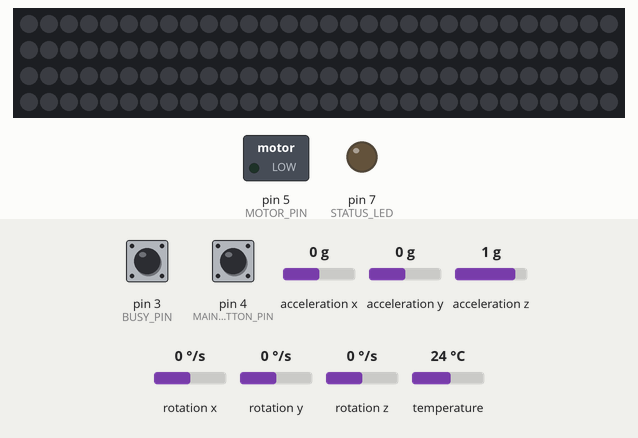
Bench run of a sketch on a simulated Arduino Uno, built with avr-gcc and run on an emulated ATmega328P. Parts: 120 RGB LEDs in strip order, left to right, continuing on the next row, switched loads named in the sketch (green lamp = pin HIGH), output pins drawn as LEDs (lit = HIGH). Inputs (shaded band) come from the test bench; at power-on: pin 3 (BUSY_PIN) LOW, pin 4 (MAIN_BUTTON_PIN) LOW, acceleration x 0 g, acceleration y 0 g, acceleration z 1 g, rotation x 0 °/s, rotation y 0 °/s, rotation z 0 °/s, temperature 24 °C. Dim RGB values are drawn brighter than linear; random numbers use the default seed unless the sketch sets one; the audio player accepts every command and is not drawn; what the sketch prints to the serial monitor is not drawn.

Above: at 1.0 s.
1.1 s: pin 3 (BUSY_PIN) pulsed HIGH 5 times (0.12 s each, 0.3 s apart)
4.1 s: pin 4 (MAIN_BUTTON_PIN) pulled HIGH for 0.15 s
At 4.75 s:
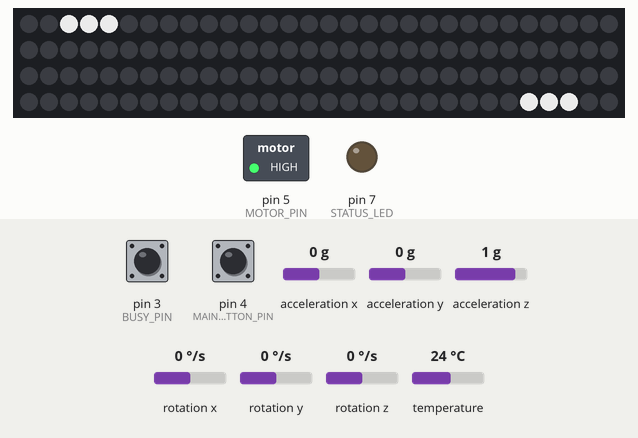
At 6.3 s:
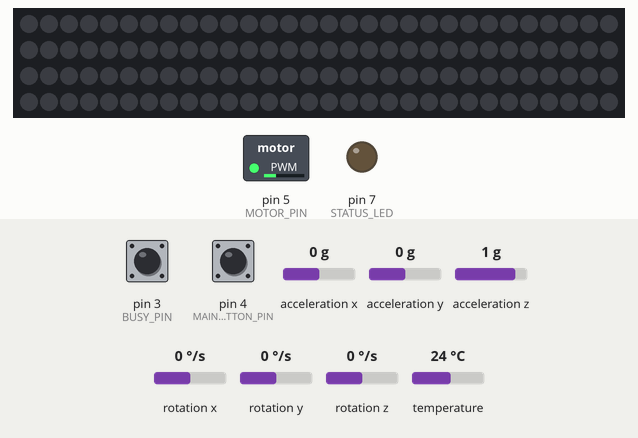
6.6 s: pin 4 (MAIN_BUTTON_PIN) pulled HIGH for 1 s
Timing chart, 0 to 9.6 s (numbered marks = the images above; inputs shaded):
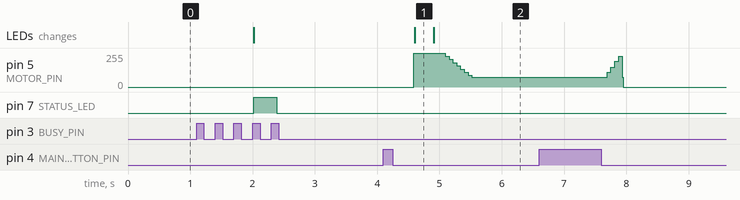

Measured:
- after the input at 4.1 s, the LEDs: change after 0.50 s (image 1)

The sketch:

ThunderSaberOS.ino
```cpp
/*

---------- ThunderSaberOS_V3 By YEB ----------

MPU 6050, DFPlayer mini ve 60LED/m WS2812B ile çalışması için tasarlanmıştır,
arduino nano ve uno üzerinde test edilmiştir.

Parametreleri HotPlug windows üzerinden GUI ile kontrol etmek için;
Yine benim tarafımdan yazılan "ThunderSaber Helper App" ile beraber çalışır.

Son revizyon: 2024

-Yusuf Emre Bilir

*/


/*TODO:
-Clash tespiti & efekti
-Hit tespiti & efekti
-Windows uygulamasını tamamla
-Smooth swing için adaptif idle ses sistemi


/*---------- Kütüphaneler ----------*/

#include "Sounds.h"
#include "Memory.h"
#include "ComCodes.h"

#include <EEPROM.h>
#include <FastLED.h>
#include <DFPlayerMini_Fast.h>
#include <SoftwareSerial.h>
#include <Adafruit_MPU6050.h>

/*---------- Pre-Proccessor Değerler ----------*/

#define DEBUG false                  //Seri monitör vs. için debug ayarı. Açık olması Arduinoyu bir miktar yavaşlatır.
#define DEBUG_SOUND false

#define NUM_LEDS 120                //Bıçaktaki LED sayısı.
#define CHIPSET WS2812B             //LED şerit tipi.

#define STATUS_LED 7                //Durum bildirme ledi.
#define BLADE_LED_PIN 6             //LED şeritin data pini.
#define MOTOR_PIN 5                 //Titreşim motorunun pini.
#define MAIN_BUTTON_PIN 4           //Açma/Kapama butonu pini.
#define BUSY_PIN 3                  //DFplayer'ın meşgullük bildiren pini, Çalıyor = 0, Boşta = 1

#define SFX_FILE_COUNT 10
#define MEMORY_ADRESS_COUNT 13


/*---------- İç Değişkenler ----------*/       //Elle DEĞİŞTİRİLMEMESİ gereken değişkenler.

CRGB colorPresets[7] = {CRGB(0, 0, 255), CRGB(0, 255, 0), CRGB(0, 0, 255),
CRGB(255, 255, 0), CRGB(255, 0, 255), CRGB(255, 255, 255), CRGB(255, 0, 0)};
CRGB currentBladeColor;
byte colorPresetIndex = 1;
byte movementValue, prevMovementValue;
byte internalVolume, prevInternalVolume;
byte errorCounter = 0, buttonClickCount = 0;
byte brightness, flickerBrightness;
byte UflickerBrightnessR, UflickerBrightnessG, UflickerBrightnessB;
byte unstableLedToFlicker;
byte hitEffectIndex = 0;
bool impactEffectNeeded = false;
sensors_event_t accel, gyro, temp;
byte sumAccel, sumGyro;
unsigned long ignitionMillis, flickerMillis, soundEngineMillis, soundFadeMillis;
unsigned long ignitionSoundFadeTimer, bladeSwitchCooldownTimer, mainButtonFunctionTimer, appSerialTimer;
unsigned long impactEffectTimer;
unsigned int randomFlicker = 0;
int currentLed1 = 0, currentLed2 = NUM_LEDS - 1;
bool saberIsOn = false, mainButtonState = false, switchingBlade = false, flickered = false;
bool soundFading = false, moving = false, colorChangeOverride = false, holdingButton = false;
void emptyFunction(){}; //Eğer app bağlantısı yoksa loop içinde kaynak harcamamak için delegate'e atanacak fonk.
void (*appInterfaceDelegate)() = emptyFunction; //Loop içinde dönecek app arayüzünün delegate fonksiyonu.


/*---------- Objeler ----------*/

SoftwareSerial FPSerial(/*tx =*/10, /*rx =*/11);
CRGB leds[NUM_LEDS];
DFPlayerMini_Fast df;
Adafruit_MPU6050 mpu;


/*---------- Parametreler ----------*/    //Belli özellikleri kişiselleştirmek için gelişmiş seçenekler.

//IŞIK
byte bladeIsUnstable = 0;                     //Bıçağın dengesizce yanıp sönmesini sağlar, 0 yada 1 (kylo ren efekti).
byte unstabilityIntensity = 60;               //Aynı anda yakıp söndürülecek led sayısı.
byte unstableFlickerFreqLimit = 1;            //Bıçağın titreme frekansının üst sınırı, 0 ile bu değer arasında rastgele oluşturulur.

CRGB bladeColor; //Bıçak rengi.
byte customBladeColor_R = 255;
byte customBladeColor_G = 255;
byte customBladeColor_B = 255;

byte flickerFreqLimit = 100;           //Bıçağın titreme frekansının üst sınırı, 0 ile bu değer arasında rastgele oluşturulur.
byte flickerBrightnessPercent = 75;    //Bıçağın titreme yaparken düşeceği parlaklık yüzdesi.

byte impactEffectLenght = 10;          //Darbe efektinin renkler arasındaki geçiş hızı (ms).

byte ignitionSpeed = 5;                //Ateşleme/Geri çekme hızı, Azaldıkça hızlanır.
byte ledPerStep = 2;                   //Her ateşleme adımında yakılacak LED miktarı.


//SES
byte idleVolume = 15;                  //Ses seviyesi, yükseltmek sallama efektini güçsüzleştirir. Önerilen Max: 20
byte soundEngineFreq = 50;             //Ses motoru denetleme frekansı, azaldıkça hassaslık artar, tutarlılık azalır. Min: 50
int ignitionSoundFadeLenght = 200;     //Ateşleme sesinin ateşleme bittikten sonra varsayılana dönmesi için verilen süre (ms).
byte soundPackIndex = 0;               //Ses efekti paketinin indexi.


//TİTREŞİM
byte idleMotorPower = 75;              //Hareketsiz durumdayken titreşim motoru gücü, Min: 75, Max: 150
byte maxMotorPower = 255;              //Motorun çıkabileceği maksimum güç, Max: 255


//BUTON
int bladeSwitchCooldownLenght = 1500;  //Ateşleme tetiklendikten sonra yeniden tetiklenebilmesi için geçmesi gereken gereken süre (ms).
int mainButtonFunctionLenght = 400;    //Ana butona basıldıktan sonra başka fonksiyonları tetiklemek için arka arkaya basmalar arasındaki max süre (ms).

byte hitSensitivity = 10;
byte clashBreakSensitivity = 5;

byte* configurableParameters[MEMORY_ADRESS_COUNT+1] =
{&colorPresetIndex, &bladeIsUnstable, &unstabilityIntensity,
&customBladeColor_R, &customBladeColor_G, &customBladeColor_B,
&flickerFreqLimit, &flickerBrightnessPercent, &ignitionSpeed,
&ledPerStep, &idleVolume, &soundPackIndex, &idleMotorPower, &maxMotorPower};


/*---------- Başlangıç Fonksiyonları ----------*/


//MARK:TryConnectToApp
void tryConnectToApp()
{
  for (byte i = 0; i < 3; i++)
  {
    Serial.write(COM_OFFER_CODE); //Uygulamaya çağrı gönder.
    delay(50);
    if (Serial.read() == COM_EXPECTED_RESPONSE_CODE)  //Beklenen cevap gelirse;
    {
      Serial.write(COM_SUCCESSFULL);  //Uygulamaya bağlandığını bildir.
      appInterfaceDelegate = changeParametersWithApp; //App bağlantısı varsa delegate'e gerçek fonskiyonu ata.

      #if DEBUG
      Serial.println(F("Windows uygulamasina baglandi"));
      #endif

      return; //Fonksiyondan çık.
    }
    else
    {
      Serial.write(COM_FAILED); //Uygulamaya beklentinin karşılanmadığını bildir.

      #if DEBUG
      Serial.println(F("Windows uygulama baglantisi basarisiz yeniden deneniyor."));
      #endif

      delay(50); //Beklenen cevap gelmezse biraz bekle ve yeniden dene.
    }
  }

  //3 kere denenmesine rağmen uygulamaya bağlanamazsa denemeyi bırak:
  #if DEBUG
  Serial.println(F("Windows uygulamasi tespit edilemedi. Rutine devam ediliyor."));
  #endif

  //Serial.end();
}


//MARK:RememberChoices
void rememberChoices()
{
  colorPresetIndex = EEPROM.read(COLOR_PRESET_MEMORY);
  bladeColor = colorPresets[colorPresetIndex];
  if (colorPresetIndex == 0)
  {
    applyPreset(EEPROM.read(CUSTOM_PRESET_MEMORY));
  }
}


//MARK:SetPins
void setPins()
{
  pinMode(MOTOR_PIN, OUTPUT);
  pinMode(STATUS_LED, OUTPUT);

  pinMode(MAIN_BUTTON_PIN, INPUT);
  pinMode(BUSY_PIN, INPUT);
}


//MARK:LedIntialize
void ledInitialize()
{
  FastLED.addLeds<CHIPSET, BLADE_LED_PIN, GRB>(leds, NUM_LEDS);
  fill_solid(leds, NUM_LEDS, CRGB::Black);
  brightness = 255;
  FastLED.setBrightness(brightness);
  FastLED.show();
  preCalculateFlickerBrightness();
  randomSeed(analogRead(0));
}


//MARK:DFPlayerInitialize
void DFPlayerInitialize()
{
  FPSerial.begin(9600);
  if(!df.begin(FPSerial, false))
  {
    errorCounter++;
    #if DEBUG
    Serial.println(F("DFplayer hata"));
    #endif
  }
  delay(1000);        //DFplayerMini yavaş bir komponenttir, komutlar arası zamana ihtiyaç duyar.
  df.reset();
  delay(100);
  df.stop();
  delay(100);
  df.volume(idleVolume);
  internalVolume = idleVolume;
  prevInternalVolume = internalVolume;
}


//MARK:MPUInitialize
void MPUInitialize()
{
  if(!mpu.begin())
  {
    errorCounter++;
    #if DEBUG
    Serial.println(F("mpu hata"));
    #endif
  }
  mpu.setAccelerometerRange(MPU6050_RANGE_16_G);
  mpu.setGyroRange(MPU6050_RANGE_2000_DEG);
  mpu.setFilterBandwidth(MPU6050_BAND_21_HZ);
}


//MARK:CatchErrors
void catchErrors()
{
  if (errorCounter > 0)
  {
    delay(500);

    #if DEBUG
    df.play(SFX_BOOT_FAIL_FUNNY);
    Serial.println(F(">UYARI: Hata/Hatalar tespit edildi<"));
    #else
    df.play(SFX_BOOT_FAIL);
    #endif

    while (true)
    {
      digitalWrite(STATUS_LED, 0);
      delay(1000/errorCounter);
      digitalWrite(STATUS_LED, 1);
      delay(1000/errorCounter);
    }
  }
}


//MARK:FinalizeSetup
void finalizeSetup()
{
  digitalWrite(STATUS_LED, 1);
  df.play(SFX_BOOT_SUCCESS);
  haltUntilEndOfTrack();
  df.loop(SFX_STANDBY);
  delay(50);
  internalVolume = 30;
  df.volume(internalVolume);
  digitalWrite(STATUS_LED, 0);
  #if DEBUG
  Serial.println(F(">Baslatma basarili<"));
  #endif
}


//MARK:setup
void setup()
{
  //Başlangıç rutini:
  Serial.begin(9600);
  tryConnectToApp();
  setPins();
  rememberChoices();
  DFPlayerInitialize();
  MPUInitialize();
  ledInitialize();
  catchErrors();
  finalizeSetup();
}


//MARK:loop
void loop()
{
  //Döngü rutini:
  checkMainButton();
  flicker();
  impactEffect();
  fadeSound();
  soundEngine();
  switchBlade();
  appInterfaceDelegate();
}


/*---------- Sistem Fonksiyonlar ----------*/


//MARK:CheckMainButton
void checkMainButton()
{
  if ((millis() - mainButtonFunctionTimer > mainButtonFunctionLenght+1000) && buttonClickCount != 0 && holdingButton)
  {
    applyPreset(buttonClickCount);
    sSB_Override();
    buttonClickCount = 0;
  }
  else if ((millis() - mainButtonFunctionTimer > mainButtonFunctionLenght) && buttonClickCount != 0 && !holdingButton)
  {
    switch (buttonClickCount)
    {
      case 1:
        startSwitchingBlade();
        break;

      case 2:
        changeBladeColor();
        break;

      default:
        break;
    }

    buttonClickCount = 0;
  }

  if (!digitalRead(MAIN_BUTTON_PIN)) {mainButtonState = false; holdingButton = false; return;}
  if (mainButtonState) {holdingButton = true; return;}
  if (digitalRead(MAIN_BUTTON_PIN) && !mainButtonState) {mainButtonState = true;}

  buttonClickCount++;
  mainButtonFunctionTimer = millis();
}


//MARK:ApplyPreset
void applyPreset(byte presetIndex)
{
  colorPresetIndex = 0;
  EEPROM.update(COLOR_PRESET_MEMORY, colorPresetIndex);
  EEPROM.update(CUSTOM_PRESET_MEMORY, presetIndex);

  for (byte i = 1; i <= MEMORY_ADRESS_COUNT; i++)
  {
    *configurableParameters[i] = EEPROM.read(MEMORY_ADRESS_COUNT*presetIndex + i);

    #if DEBUG
    Serial.print(F(">"));
    Serial.print(i);
    Serial.print(F(". Parametre uygulandi: "));
    Serial.println(*configurableParameters[i]);
    #endif
  }

  bladeColor = CRGB(customBladeColor_R, customBladeColor_G, customBladeColor_B);

  #if DEBUG
  Serial.print(presetIndex);
  Serial.println(F(". On ayar uygulandi"));
  #endif
}


//MARK:SavePreset
//indexleme 1'den başlar.
void savePreset(byte presetIndex)    //Preset kaydetme fonksiyonu.
{
  for (byte i = 1; i <= MEMORY_ADRESS_COUNT; i++)
  {
    EEPROM.update(MEMORY_ADRESS_COUNT*presetIndex + i, *configurableParameters[i]);

    #if DEBUG
    Serial.print(F(">"));
    Serial.print(i);
    Serial.print(F(". Parametre guncellendi: "));
    Serial.println(*configurableParameters[i]);
    #endif
  }
  #if DEBUG
  Serial.print(presetIndex);
  Serial.println(F(". On ayar yuvasi yazildi."));
  #endif
  delay(1000);
}


//MARK:ChangeWithApp
void changeParametersWithApp()
{
  if(Serial.available() != 2) {return;}

  byte parameterIndex = Serial.read();
  byte value = Serial.read();

  if (parameterIndex == COM_SAVE_PRESET)
  {
    savePreset(value);
  }
  else
  {
    *configurableParameters[parameterIndex] = value;

    if (parameterIndex == COM_BLADE_R, COM_BLADE_G, COM_BLADE_B)
    {
      bladeColor = CRGB(customBladeColor_R, customBladeColor_G, customBladeColor_B);
      fill_solid(leds, NUM_LEDS, bladeColor);
    }

    if (parameterIndex == COM_FLICKER_BRIGHTNESS)
    {
      preCalculateFlickerBrightness();
    }

  }
}


//MARK:HitDedection
void hitDedection()
{
  if (impactEffectNeeded)
  {
    impactEffectNeeded = clashDedection();
  }
  if (prevMovementValue - movementValue > hitSensitivity)
  {
    hitEffect();
  }
}


//MARK:ClashDedection
bool clashDedection()
{
  if (movementValue - prevMovementValue > clashBreakSensitivity)
  {
    return false;
  }
  else
  {
    df.play(SFX_FILE_COUNT*soundPackIndex + SFX_CLASH_1);
    return true;
  }
}


/*----------- Işık Fonsksiyonları -----------*/


//MARK:StartSwitchingBlade
void startSwitchingBlade()
{
  if (millis() - bladeSwitchCooldownTimer < bladeSwitchCooldownLenght) {return;}

  if (!saberIsOn || colorChangeOverride)
  {
    saberIsOn = true;
    colorChangeOverride = false;
    setBladeColor(bladeColor);
    df.play(SFX_FILE_COUNT*soundPackIndex + SFX_IGNITE_AND_HUM);
    delay(60);
    internalVolume = 30;
    analogWrite(MOTOR_PIN, maxMotorPower);
    soundFadeMillis = millis();

    #if DEBUG
    digitalWrite(STATUS_LED, 1);
    Serial.println(F("igniting"));
    #endif
  }
  else
  {
    saberIsOn = false;
    setBladeColor(CRGB::Black);
    df.play(SFX_FILE_COUNT*soundPackIndex + SFX_RETRACT);
    internalVolume = idleVolume;
    analogWrite(MOTOR_PIN, maxMotorPower);
    soundFadeMillis = millis();
    soundFading = true;

    #if DEBUG
    digitalWrite(STATUS_LED, 0);
    Serial.println(F("retracting"));
    #endif
  }

  switchingBlade = true;
}


//MARK:SS_Override
//Bıçak zaten açıksa ve renk değiştirilicekse kapanmayı geçersiz kılar.
void sSB_Override()
{
  currentLed1 = 0;
  currentLed2 = NUM_LEDS;
  colorChangeOverride = true;
  startSwitchingBlade();
}


void switchBlade()  //MARK:SwitchBlade
{
  if (!switchingBlade || millis() - ignitionMillis < ignitionSpeed) {return;}

  for (int i = 0; i<ledPerStep; i++)   //Igniting
  {
    leds[currentLed1] = currentBladeColor;
    leds[currentLed2] = currentBladeColor;
    if (saberIsOn && currentLed1 < 58)
    {
      leds[currentLed1+1] = CRGB::White;
      leds[currentLed2-1] = CRGB::White;
      leds[currentLed1+2] = CRGB::White;    //nasıl durduğunun farkındayım bi ara düzeltecem inş.
      leds[currentLed2-2] = CRGB::White;
      leds[currentLed1+3] = CRGB::White;
      leds[currentLed2-3] = CRGB::White;
    }

    if (saberIsOn)
    {
      currentLed2--;
      currentLed1++;
    }
    else
    {
      currentLed2++;
      currentLed1--;
    }
  }

  FastLED.show();

  ignitionMillis = millis();

  if (currentLed1 >= 61)   //ateşleme tamamlandı.
  {
    switchingBlade = false;
    bladeSwitchCooldownTimer = millis();
    ignitionSoundFadeTimer = millis();
    soundFading = true;
    analogWrite(MOTOR_PIN, idleMotorPower); //motor idle
    currentLed1 = 60;
    currentLed2 = 60;

    #if DEBUG
    Serial.println(F("ignited"));
    #endif

    return;
  }
  else if (currentLed1 <= -1) //geri çekme tamamlandı.
  {
    analogWrite(MOTOR_PIN, 0); //motor durdur
    currentLed1 = 0;
    currentLed2 = NUM_LEDS;

    #if DEBUG
    Serial.println(F("retracted"));
    #endif

    haltUntilEndOfTrack();
    df.loop(SFX_STANDBY);
    bladeSwitchCooldownTimer = millis();
    switchingBlade = false;

    return;
  }
}


void flicker()  //MARK:Flicker
{
  if ((saberIsOn || switchingBlade) && impactEffectNeeded) {return;}
  if (bladeIsUnstable) {unstableBladeFlicker(); return;}
  if (millis() - flickerMillis > randomFlicker)
  {
    randomFlicker = random(0, flickerFreqLimit);
    if (!flickered)
    {
      FastLED.setBrightness(brightness);
      flickered = true;
    }
    else
    {
      FastLED.setBrightness(flickerBrightness);
      flickered = false;
    }

    FastLED.show();
    flickerMillis = millis();
  }
}


//MARK:UnstableBladeFlicker
void unstableBladeFlicker()
{
  if (millis() - flickerMillis > randomFlicker)
  {
    randomFlicker =  random(0, unstableFlickerFreqLimit);

    if (!flickered)
    {
      for (byte i = 0; i <= unstabilityIntensity; i++)
      {
        unstableLedToFlicker = random(0, NUM_LEDS);
        if (leds[unstableLedToFlicker] == currentBladeColor)//CRGB::Black)
        {
          leds[unstableLedToFlicker] = CRGB(UflickerBrightnessR, UflickerBrightnessG, UflickerBrightnessB);
        }
      }
      flickered = true;
    }
    else
    {
      for (byte i = 0; i <= NUM_LEDS; i++)
      {
        if (leds[i] == CRGB(UflickerBrightnessR, UflickerBrightnessG, UflickerBrightnessB))
        {
          leds[i] = currentBladeColor;
        }
      }
      flickered = false;
    }

    FastLED.show();
    flickerMillis = millis();
  }
}


//MARK:CalculateFlicker
void preCalculateFlickerBrightness()
{
  flickerBrightness = brightness * flickerBrightnessPercent / 100;
  UflickerBrightnessR = currentBladeColor.r * flickerBrightnessPercent / 100;
  UflickerBrightnessG = currentBladeColor.g * flickerBrightnessPercent / 100;
  UflickerBrightnessB = currentBladeColor.b * flickerBrightnessPercent / 100;
}


//MARK:SetBladeColor
void setBladeColor(byte R, byte G, byte B)
{
  if (currentBladeColor == CRGB(R, G, B)) {return;}
  currentBladeColor = CRGB(R, G, B);
}
void setBladeColor(CRGB colorpreset)
{
  if (currentBladeColor == colorpreset) {return;}
  currentBladeColor = colorpreset;
}


//MARK:ChangeBladeColor
void changeBladeColor()
{
  colorPresetIndex++;
  if (bladeColor == colorPresets[colorPresetIndex]) {colorPresetIndex++;}
  if (colorPresetIndex > 6) {colorPresetIndex = 1;}
  bladeColor = colorPresets[colorPresetIndex];

  if (saberIsOn) {sSB_Override();}

  EEPROM.update(COLOR_PRESET_MEMORY, colorPresetIndex);

  #if DEBUG
  Serial.println(F(">Renk kaydedildi."));
  #endif
}


//MARK:HitEffect
void hitEffect()
{
  if (hitEffectIndex >= 3) {hitEffectIndex = 0;}
  df.play(SFX_FILE_COUNT*soundPackIndex + SFX_HIT_1 + hitEffectIndex);
  hitEffectIndex++;

  impactEffectNeeded = true;
}


//MARK:ImpactEffect
void impactEffect()
{
  if (!impactEffectNeeded) {return;}
  if (millis() - impactEffectTimer < impactEffectTimer)
  {
    if (leds[42] != CRGB(255, 255, 0) && leds[42] != CRGB(255, 255, 255))
    {
      fill_solid(leds, NUM_LEDS, CRGB(255, 255, 0));
      FastLED.show();
    }
    else if (leds[42] != CRGB(255, 255, 255))
    {
      fill_solid(leds, NUM_LEDS, CRGB(255, 255, 255));
      FastLED.show();
    }
    else
    {
      fill_solid(leds, NUM_LEDS, currentBladeColor);
      FastLED.show();
    }

    impactEffectTimer = millis();
  }

}


/*----------- Ses Fonsksiyonları -----------*/


void soundEngine()  //MARK:SoundEngine
{
  if (switchingBlade || !saberIsOn || soundFading) {return;}
  if (millis() - soundEngineMillis < soundEngineFreq) {return;}
  mpu.getEvent(&accel, &gyro, &temp);
  sumAccel = abs(accel.acceleration.x) + abs(accel.acceleration.y) + abs(accel.acceleration.z);
  sumGyro = abs(gyro.gyro.x) + abs(gyro.gyro.y) + abs(gyro.gyro.z);
  movementValue = sumAccel + sumGyro;
  hitDedection();
  prevMovementValue = movementValue;

  if (sumAccel > 16 || sumGyro > 0.4)
  {
    internalVolume = map(movementValue, 10, 45, idleVolume, 30);
    if (internalVolume > 30) {internalVolume = 30;} //failsafe

    if (internalVolume == idleVolume || internalVolume != prevInternalVolume)
    {
      moving = true;
      prevInternalVolume = internalVolume;
      df.volume(internalVolume);
      analogWrite(MOTOR_PIN, map(internalVolume, idleVolume, 30, idleMotorPower, maxMotorPower));  //dinamik haptik geri bildirim (titreşim).

      #if DEBUG_SOUND
      Serial.print("moving,  Volume: ");
      Serial.print(internalVolume);
      Serial.print(" / movement value: ");
      Serial.println(movementValue);
      #endif
    }
  }
  else if (moving)
  {
    moving = false;
    internalVolume = idleVolume;
    df.volume(internalVolume);                    //sesi eski seviyesine geri getir.
    analogWrite(MOTOR_PIN, idleMotorPower);       //titreşim motorunu eski seviyesine geri getir.

    #if DEBUG_SOUND
    Serial.println("stopped");
    #endif

    /*ses seviyesini DFplayer'dan okursak komut göndermiş oluruz, bu yüzden
    hemen arkasından ses seviyesini ayarlamak için yolladığımız komut algılanmayacaktır.
    Çözümü ise ses seviyesi için ayrı bir değişken kullanmaktır.*/
  }

  soundEngineMillis = millis();
}

//MARK:HaltUntilEndOfTrack
void haltUntilEndOfTrack()
{
  #if DEBUG
  Serial.println(F("Sesin baslamasi icin bekleniyor..."));
  #endif

  while (digitalRead(BUSY_PIN))
  {
    delay(1);     //Sesin başlamasını bekle.
  }

  #if DEBUG
  Serial.println(F("Ses basladi, bitmesi bekleniyor..."));
  #endif

  while (!digitalRead(BUSY_PIN))
  {
    delay(1);     //DUR YOLCU!
  }

  #if DEBUG
  Serial.println(F("Devam ediliyor..."));
  #endif
}


//MARK:FadeSound
//false = out, true = in
void fadeSound()
{
  if (!soundFading) {return;}


  if (!saberIsOn && (millis() - soundFadeMillis > 50))
  {
    internalVolume = map(currentLed1, -1, 61, 31, idleVolume);
    df.volume(internalVolume);
    #if DEBUG_SOUND
    //Serial.println(internalVolume);
    #endif
    soundFadeMillis = millis();
  }

  else if ((millis() - ignitionSoundFadeTimer > ignitionSoundFadeLenght) &&
   currentLed1 > 59 && (millis() - soundFadeMillis > 50))
  {
    internalVolume -= 2;
    df.volume(internalVolume);
    soundFadeMillis = millis();

    #if DEBUG_SOUND
    //Serial.println(internalVolume);
    #endif
  }

  analogWrite(MOTOR_PIN, map(internalVolume, idleVolume, 30, idleMotorPower, maxMotorPower));

  if (internalVolume < idleVolume || internalVolume > 30)
  {
    soundFading = false;
    analogWrite(MOTOR_PIN, idleMotorPower);
  }
}
```

Source omitted: ComCodes.h (2323 bytes), Memory.h (1762 bytes), Sounds.h (769 bytes)
